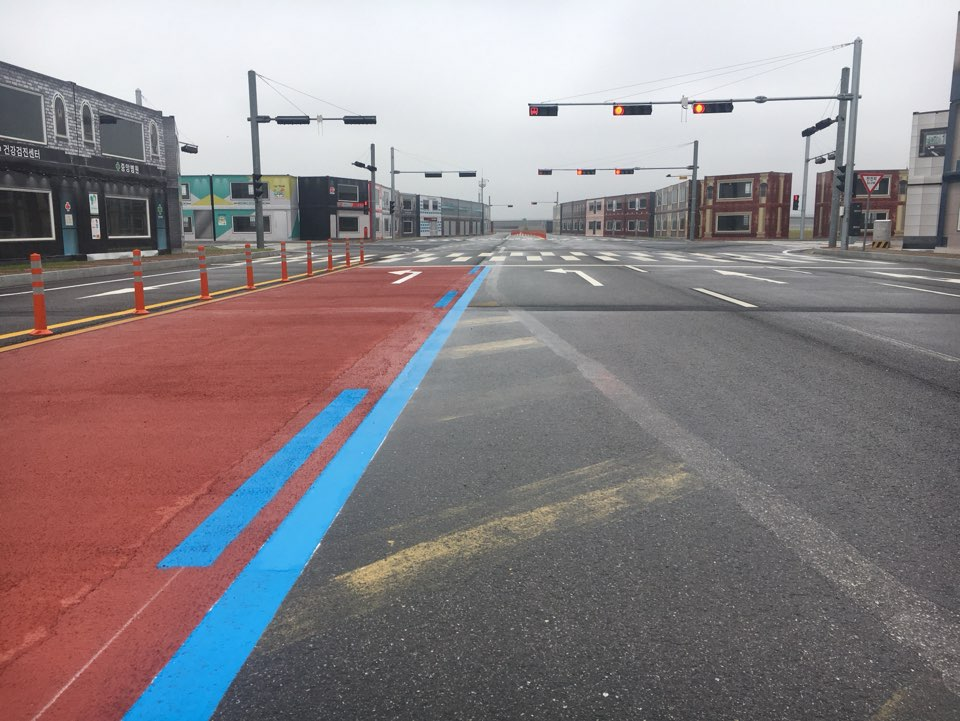
#> input picture Lane_Detection/Lane_image/blue_lane.jpg, 960 x 721 px, found by its file name
$ python find_lane.py
#> lines starting #> are read from the running program, lines starting #| are printed output that depends on the picture; after the words box and inside, x2 and y2 are one past the last pixel; in counts of white or black regions, pixels touching at a corner belong together
### Lane_Detection/Image_util.py
'''
import sys
sys.path.remove("/home/junho/catkin_ws/devel/lib/python2.7/dist-packages")
sys.path.remove("/opt/ros/kinetic/lib/python2.7/dist-packages")
'''
import cv2
import numpy as np

def Gamma_correction(img, correction):
    img = img/255.0
    img = cv2.pow(img, correction)
    img = np.uint8(img*255)
    return img

# [39 lines left out: functions Warp_Image, rotate_Image, Opening_Image, Closing_Image, not called in this run]

### Lane_Detection/find_lane.py
#Don't using this sys for your computers
'''
import sys
sys.path.remove("/home/junho/catkin_ws/devel/lib/python2.7/dist-packages")
sys.path.remove("/opt/ros/kinetic/lib/python2.7/dist-packages")
'''

#start here

import numpy as np
import cv2
import Image_util as iu

path = "./Lane_Detection/Lane_image/blue_lane.jpg"

img_o = cv2.imread(path)
#> img_o is the input picture: shape (721, 960, 3); mean B, G, R 134.7, 131.7, 139.8
img = cv2.resize(img_o,dsize=(480,380),interpolation=cv2.INTER_LINEAR)
img_brightness = iu.Gamma_correction(img, 5)
#> in Gamma_correction, `img = cv2.pow(img, correction)`:
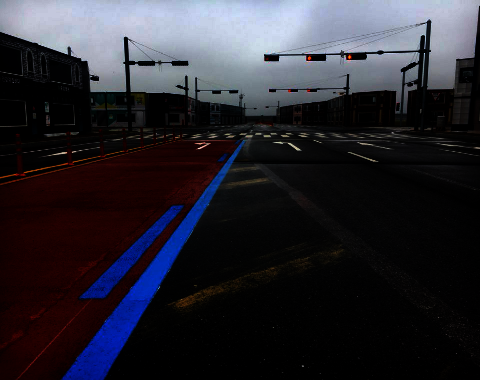
#> img: shape (380, 480, 3) float64; mean of channels 0, 1, 2 0.19, 0.157, 0.162; drawn as B, G, R
#Gaussian Blur for noise
#img = cv2.GaussianBlur(img, (5,5),2)

b,g,r = cv2.split(img)
#yellow = np.array((r+g),dtype=np.uint8)


img = cv2.cvtColor(img,cv2.COLOR_BGR2GRAY)
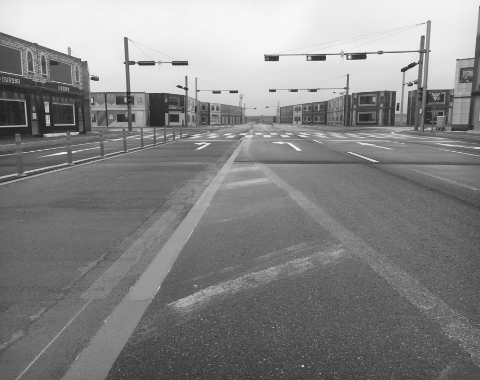
#> img: shape (380, 480); min 31, max 248, mean 134.4
ret, ori = cv2.threshold(img,150,255,cv2.THRESH_BINARY)
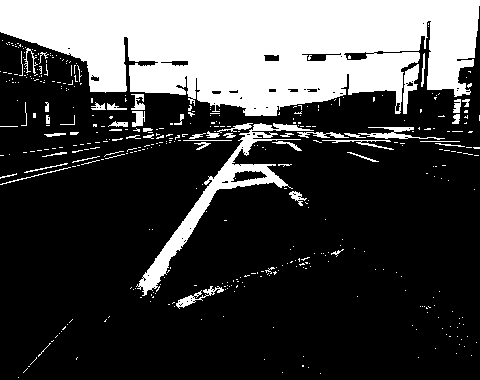
#> ori: shape (380, 480); 26.5% white; 429 white regions (374 under 20 px), largest, box (x1, y1, x2, y2) and area: (0, 0, 480, 116) 39752, (136, 123, 314, 296) 3647, (403, 64, 419, 114) 381

#Threshold
ret , b_th = cv2.threshold(b,180,255,cv2.THRESH_BINARY)
#> b_th: shape (380, 480); 26.1% white; 172 white regions (155 under 20 px), largest, box (x1, y1, x2, y2) and area: (0, 0, 480, 116) 38926, (61, 133, 253, 380) 5590, (79, 205, 184, 299) 1768
ret , g_th = cv2.threshold(g,180,255,cv2.THRESH_BINARY)
#> g_th: shape (380, 480); 22.6% white; 218 white regions (195 under 20 px), largest, box (x1, y1, x2, y2) and area: (0, 0, 480, 116) 38807, (193, 133, 253, 209) 527, (403, 64, 419, 113) 333
ret , r_th = cv2.threshold(r,220,255,cv2.THRESH_BINARY)
#> r_th: shape (380, 480); 16.9% white; 76 white regions (71 under 20 px), largest, box (x1, y1, x2, y2) and area: (0, 0, 480, 85) 29803, (344, 52, 419, 68) 777, (195, 142, 210, 149) 32, (288, 143, 300, 150) 24, (24, 168, 45, 173) 22

#adaptiveThreshold
r_ad = cv2.adaptiveThreshold(r, 255, cv2.ADAPTIVE_THRESH_MEAN_C, cv2.THRESH_BINARY, 21, 5)
#> r_ad: shape (380, 480); 71.8% white; 3177 black regions (2995 under 20 px), largest, box (x1, y1, x2, y2) and area: (0, 32, 199, 145) 7028, (264, 6, 480, 147) 5151, (61, 165, 227, 380) 4026
g_ad = cv2.adaptiveThreshold(g, 255, cv2.ADAPTIVE_THRESH_MEAN_C, cv2.THRESH_BINARY, 21, 5)
#> g_ad: shape (380, 480); 71.6% white; 3212 black regions (3051 under 20 px), largest, box (x1, y1, x2, y2) and area: (0, 32, 239, 183) 9436, (37, 127, 480, 380) 9223, (264, 6, 480, 147) 5390
b_ad = cv2.adaptiveThreshold(b, 255, cv2.ADAPTIVE_THRESH_MEAN_C, cv2.THRESH_BINARY, 21, 5)
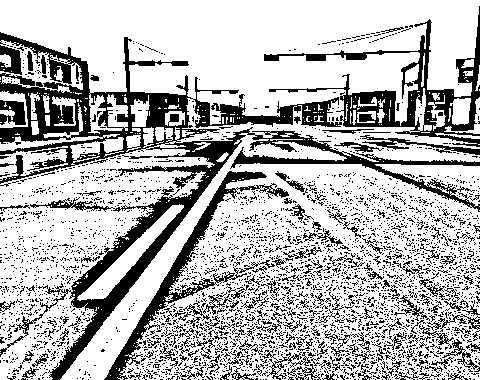
#> b_ad: shape (380, 480); 71.9% white; 3379 black regions (3193 under 20 px), largest, box (x1, y1, x2, y2) and area: (0, 32, 480, 380) 21364, (264, 6, 480, 147) 5537, (104, 171, 289, 380) 3615

#concat image for comparing
img_concat = cv2.hconcat((r_th,g_th,b_th))
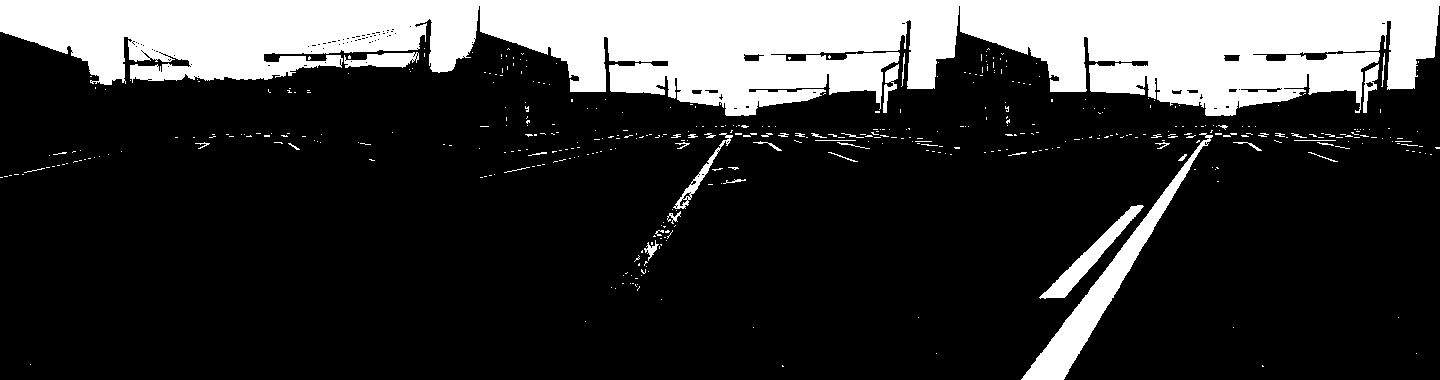
#> img_concat: shape (380, 1440); 21.9% white; 464 white regions (421 under 20 px), largest, box (x1, y1, x2, y2) and area: (0, 0, 1440, 116) 107536, (1021, 133, 1213, 380) 5590, (1039, 205, 1144, 299) 1768
img_concat_ad = cv2.hconcat((r_ad,g_ad,b_ad))
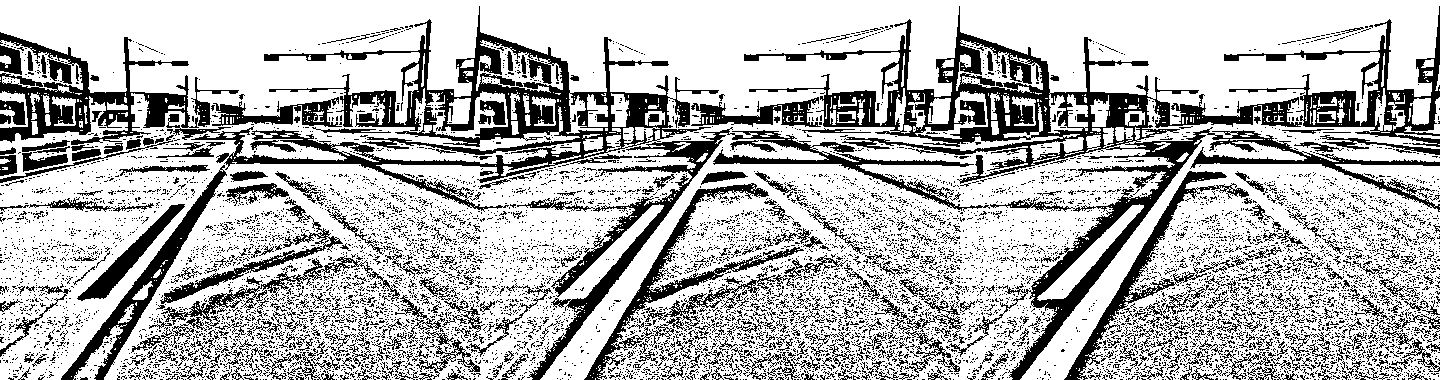
#> img_concat_ad: shape (380, 1440); 71.8% white; 9719 black regions (9203 under 20 px), largest, box (x1, y1, x2, y2) and area: (744, 6, 1440, 380) 28230, (191, 6, 719, 212) 19088, (517, 127, 990, 380) 9319

#bitwise calculation
img_bit = cv2.bitwise_or(b_th,g_th)
#> img_bit: shape (380, 480); 26.3% white; 194 white regions (171 under 20 px), largest, box (x1, y1, x2, y2) and area: (0, 0, 480, 116) 38929, (61, 133, 253, 380) 5593, (79, 205, 184, 299) 1768
img_bit = cv2.bitwise_or(img_bit,r_th)
#> img_bit: shape (380, 480); 26.3% white; 197 white regions (174 under 20 px), largest, box (x1, y1, x2, y2) and area: (0, 0, 480, 116) 38935, (61, 133, 253, 380) 5593, (79, 205, 184, 299) 1768

img_concat_rgb = cv2.hconcat((ori,img_bit,img))
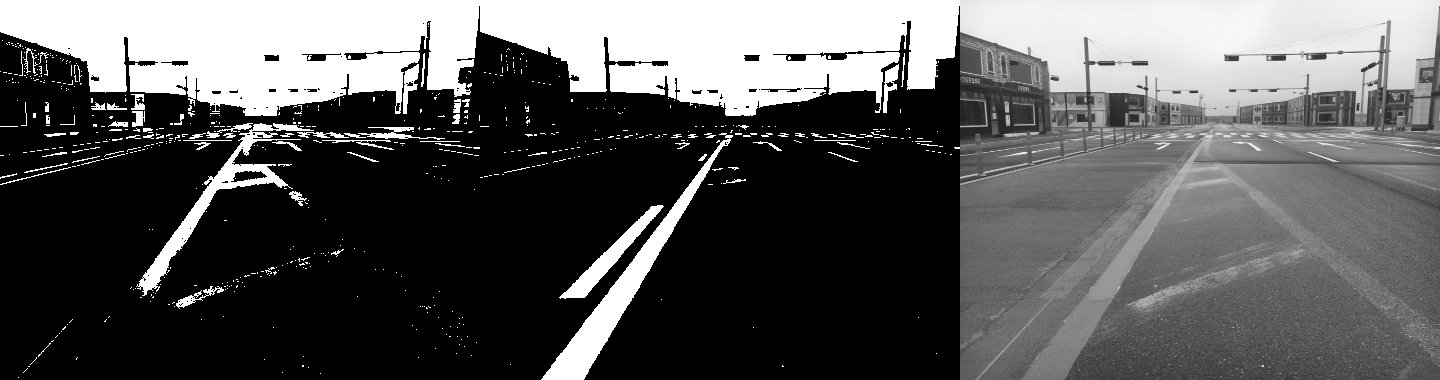
#> img_concat_rgb: shape (380, 1440); min 0, max 255, mean 89.7

cv2.imshow("Window",img_brightness)
cv2.waitKey(0)
cv2.destroyAllWindows()

$ run again, with Lane_Detection/Lane_image/double_lane.jpg copied over Lane_Detection/Lane_image/blue_lane.jpg
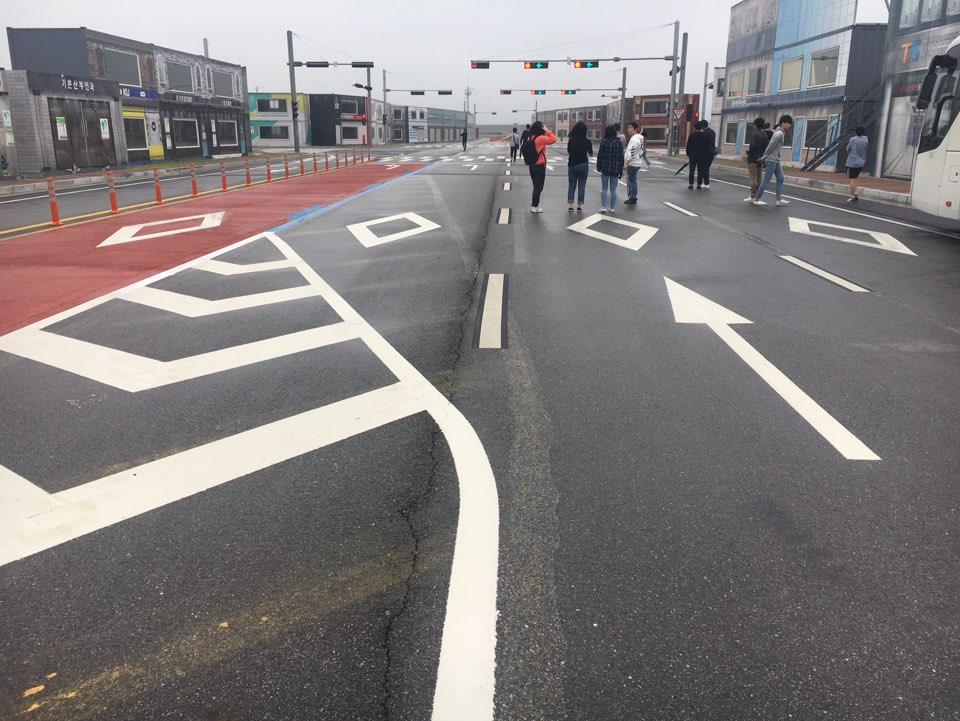
#> input picture Lane_Detection/Lane_image/double_lane.jpg, 960 x 721 px, found by its file name
#> img_o is the input picture: shape (721, 960, 3); mean B, G, R 125.9, 125.6, 129.6
#> `ret, ori = cv2.threshold(img,150,255,cv2.THRESH_BINARY)`:
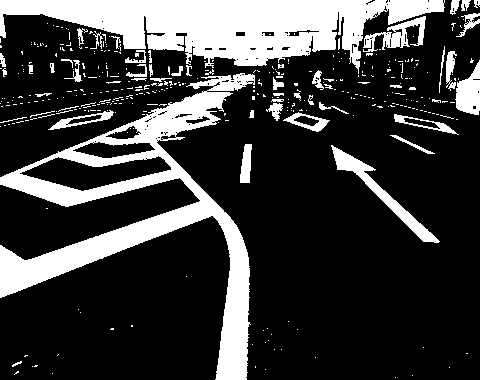
#> ori: shape (380, 480); 23.3% white; 381 white regions (327 under 20 px), largest, box (x1, y1, x2, y2) and area: (0, 73, 255, 380) 17277, (0, 0, 445, 74) 16776, (331, 145, 440, 243) 1528
#> b_th: shape (380, 480); 18.9% white; 202 white regions (181 under 20 px), largest, box (x1, y1, x2, y2) and area: (0, 0, 371, 66) 14880, (0, 82, 250, 380) 13957, (332, 146, 440, 242) 1437
#> g_th: shape (380, 480); 18.7% white; 202 white regions (179 under 20 px), largest, box (x1, y1, x2, y2) and area: (0, 0, 371, 66) 14794, (0, 116, 250, 380) 13780, (332, 146, 440, 242) 1443
#> r_th: shape (380, 480); 14.9% white; 131 white regions (112 under 20 px), largest, box (x1, y1, x2, y2) and area: (0, 122, 249, 380) 13304, (0, 0, 370, 45) 10409, (332, 146, 440, 242) 1363
#> r_ad: shape (380, 480); 63.6% white; 3218 black regions (3032 under 20 px), largest, box (x1, y1, x2, y2) and area: (0, 82, 274, 380) 8412, (356, 0, 480, 162) 7814, (0, 14, 218, 98) 6037
#> g_ad: shape (380, 480); 63.5% white; 3295 black regions (3123 under 20 px), largest, box (x1, y1, x2, y2) and area: (0, 14, 300, 380) 16151, (235, 0, 480, 162) 11438, (0, 216, 230, 380) 5148
#> b_ad: shape (380, 480); 64% white; 3457 black regions (3271 under 20 px), largest, box (x1, y1, x2, y2) and area: (0, 14, 296, 380) 15901, (356, 0, 480, 162) 7624, (0, 216, 230, 380) 4920
#> img_concat: shape (380, 1440); 17.5% white; 533 white regions (470 under 20 px), largest, box (x1, y1, x2, y2) and area: (953, 0, 1331, 66) 14899, (476, 0, 851, 66) 14799, (960, 82, 1210, 380) 13957
#> img_concat_ad: shape (380, 1440); 63.7% white; 9922 black regions (9384 under 20 px), largest, box (x1, y1, x2, y2) and area: (715, 0, 1256, 380) 27757, (356, 0, 780, 380) 24421, (0, 82, 274, 380) 8412
#> `img_concat_rgb = cv2.hconcat((ori,img_bit,img))`:
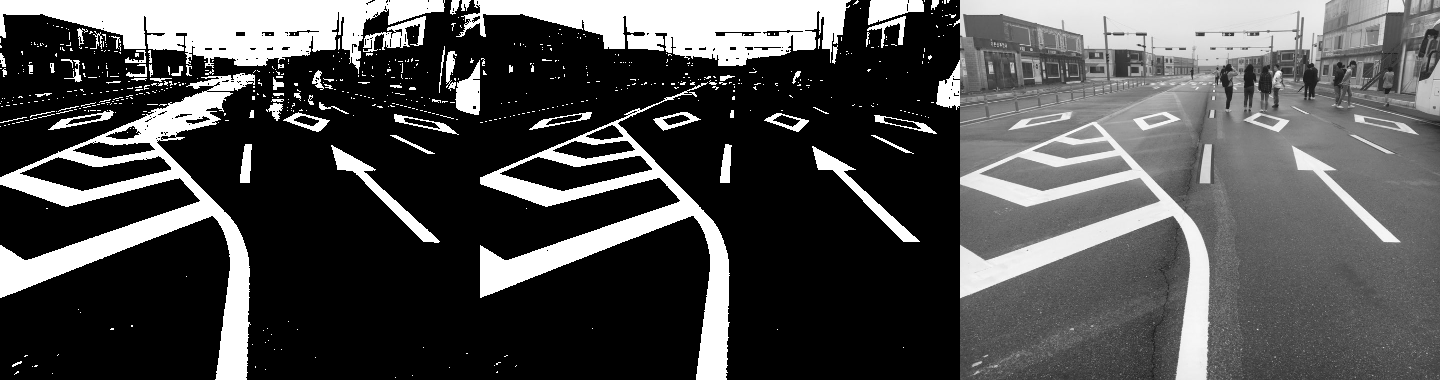
#> img_concat_rgb: shape (380, 1440); min 0, max 255, mean 78.3

$ run again, with Lane_Detection/Lane_image/lane_1.jpg copied over Lane_Detection/Lane_image/blue_lane.jpg
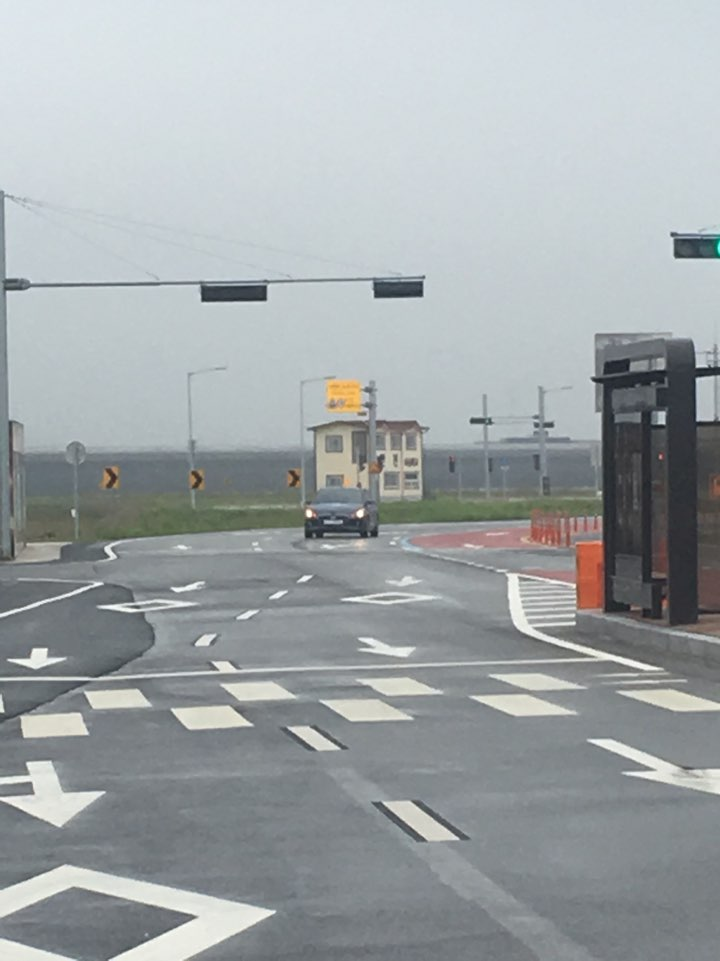
#> input picture Lane_Detection/Lane_image/lane_1.jpg, 720 x 961 px, found by its file name
#> img_o is the input picture: shape (961, 720, 3); mean B, G, R 168.3, 166.1, 160.4
#> `ret, ori = cv2.threshold(img,150,255,cv2.THRESH_BINARY)`:
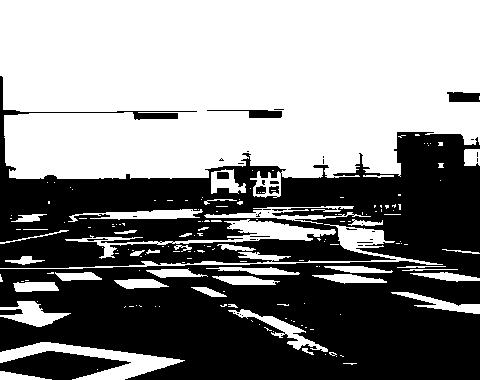
#> ori: shape (380, 480); 52.9% white; 43 black regions (31 under 20 px), largest, box (x1, y1, x2, y2) and area: (0, 76, 480, 380) 82504, (0, 351, 131, 380) 2295, (447, 92, 480, 102) 292
#> b_th: shape (380, 480); 47.7% white; 98 white regions (60 under 20 px), largest, box (x1, y1, x2, y2) and area: (0, 0, 480, 178) 77223, (0, 342, 184, 380) 2311, (0, 301, 70, 327) 787
#> g_th: shape (380, 480); 48% white; 90 white regions (47 under 20 px), largest, box (x1, y1, x2, y2) and area: (0, 0, 480, 177) 77050, (0, 342, 184, 380) 2320, (0, 301, 70, 327) 791
#> r_th: shape (380, 480); 3.2% white; 159 white regions (138 under 20 px), largest, box (x1, y1, x2, y2) and area: (0, 343, 183, 380) 1953, (0, 0, 50, 25) 784, (0, 301, 66, 327) 622
#> r_ad: shape (380, 480); 75.1% white; 416 black regions (354 under 20 px), largest, box (x1, y1, x2, y2) and area: (0, 242, 480, 314) 10157, (9, 150, 398, 226) 6871, (394, 132, 480, 248) 4453
#> g_ad: shape (380, 480); 75.5% white; 414 black regions (348 under 20 px), largest, box (x1, y1, x2, y2) and area: (0, 243, 480, 314) 10741, (9, 150, 375, 226) 6182, (394, 132, 480, 248) 4381
#> b_ad: shape (380, 480); 76.3% white; 435 black regions (363 under 20 px), largest, box (x1, y1, x2, y2) and area: (0, 243, 480, 314) 10361, (384, 132, 480, 248) 4497, (11, 166, 398, 224) 4485
#> img_concat: shape (380, 1440); 33% white; 341 white regions (241 under 20 px), largest, box (x1, y1, x2, y2) and area: (480, 0, 1440, 178) 154273, (480, 342, 664, 380) 2320, (960, 342, 1144, 380) 2311
#> img_concat_ad: shape (380, 1440); 75.6% white; 1242 black regions (1056 under 20 px), largest, box (x1, y1, x2, y2) and area: (0, 218, 1440, 314) 38246, (394, 75, 764, 248) 7103, (874, 75, 1244, 248) 6980
#> `img_concat_rgb = cv2.hconcat((ori,img_bit,img))`:
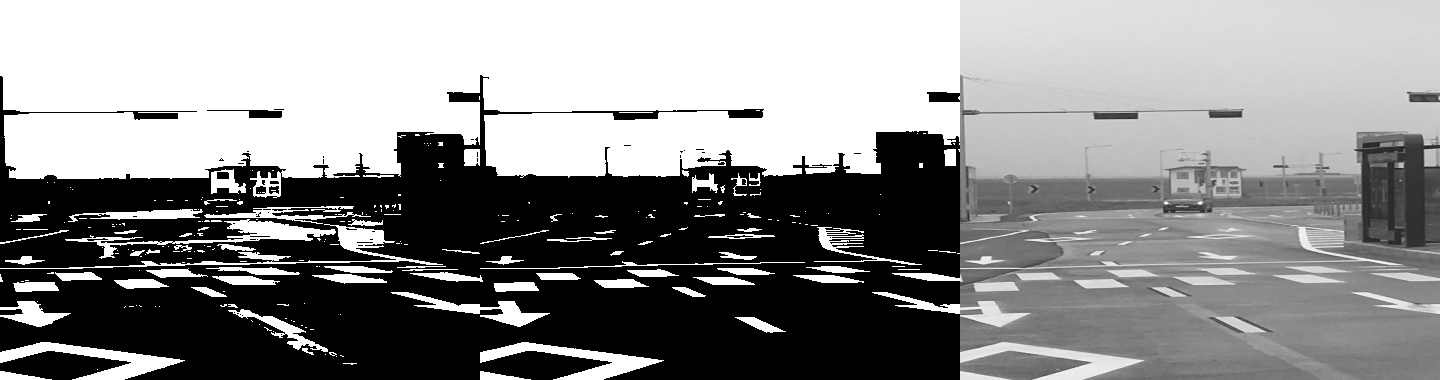
#> img_concat_rgb: shape (380, 1440); min 0, max 255, mean 140.8
